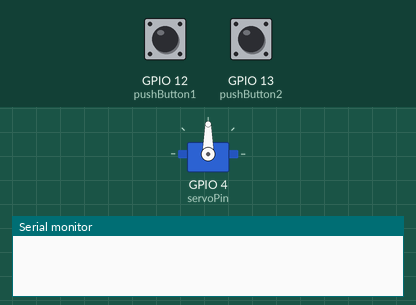
Simulated run of this sketch. Board: ESP32. On the bench: servo, the last lines printed to the serial monitor. Inputs (shaded band) come from the test bench; at power-on: GPIO 12 (pushButton1) HIGH, GPIO 13 (pushButton2) HIGH.

Above: at 1.2 s.
1.3 s: GPIO 12 (pushButton1) pulled LOW for 0.15 s
2.9 s: GPIO 13 (pushButton2) pulled LOW for 0.15 s
At 3.35 s:
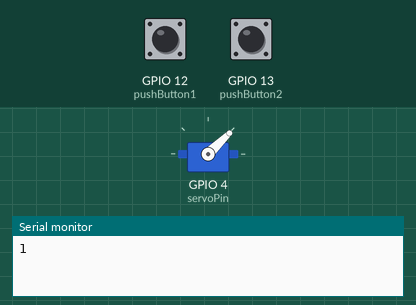
At 7.9 s:
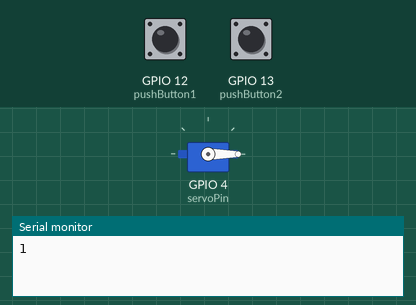
Timing chart, 0 to 9.4 s (numbered marks = the images above; inputs shaded):
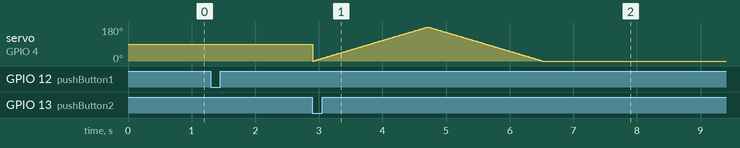

The sketch:

QuizWeek3_1.ino
```cpp
#include <Servo.h>  // include the library Servo by ServoESP32
#define servoPin 4  //set servo Pin
#define pushButton1 12 //set pushButton1 pin
#define pushButton2 13 //set pushButton2 pin

int count = 0; // Creates variable for the Cycle count
Servo servo1; // Creates servo object to control your servo

void setup() {
  Serial.begin(115200);// Serial Communication is starting with 115200 of baudrate speed
  pinMode(pushButton1, INPUT_PULLUP);  //Sets the pushButton1 as an INPUT
  pinMode(pushButton2, INPUT_PULLUP);  //Sets the pushButton2 as an INPUT
  servo1.attach(servoPin); // Attach servo object with servo Pin
}

void loop() {
  if (!digitalRead(pushButton1)) { //Check the signal of pushButton1
    count += 1; // Increase the value of count
    Serial.println(count);
    while (!digitalRead(pushButton1)); //Check the signal of pushButton1
    delay(10);
  }

  if (!digitalRead(pushButton2)) { //Check the signal of pushButton2
    for (int i = 0; i < count; i++) { // Loop by value of count
      for (int posDegrees = 0; posDegrees <= 180; posDegrees++) {//servo moves from 0 - 180 degree
        servo1.write(posDegrees);//servo move to posDegrees
        delay(10);
      }

      for (int posDegrees = 180; posDegrees >= 0; posDegrees--) {//servo moves from 180 - 0 degree
        servo1.write(posDegrees);//servo move to posDegrees
        delay(10);
      }
    }
    count = 0; // reset variable
  }

}
```
